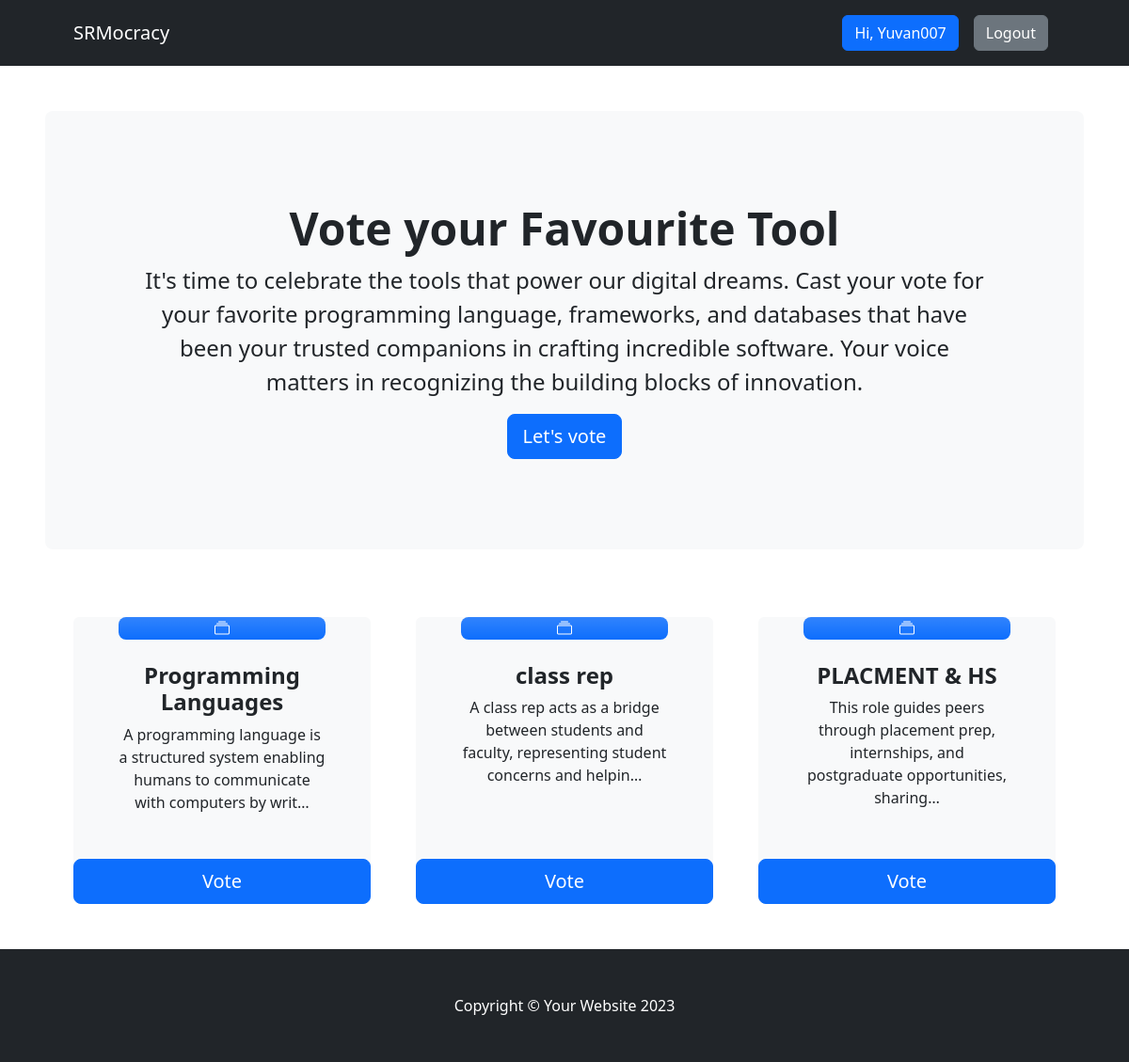
/ (signed in), run on the app's committed database.
### voteapp/models.py (models this page shows, shortened)
class Category(models.Model):
    title = models.CharField(max_length=200)
    slug = models.SlugField(blank=True, null=True)
    description = models.TextField(blank=True, null=True)
    total_vote = models.IntegerField(default=0)
    voters = models.ManyToManyField(User, blank=True)

### voteapp/views.py (the view)
# urls.py: path("", views.index, name="index"),
def index(request):
    categories = Category.objects.all()
    context = {"categories":categories}
    return render(request, "index.html", context)

### voteapp/templates/index.html
{% extends 'base.html' %}
{% block content %}
<header class="py-5">
    <div class="container-fluid px-lg-5">
        <div class="p-4 p-lg-5 bg-light rounded-3 text-center">
            <div class="m-4 m-lg-5">
                <h1 class="display-5 fw-bold">Vote your Favourite Tool</h1>
                <p class="fs-4">It's time to celebrate the tools that power our digital dreams. Cast your vote for your favorite programming language, frameworks, and databases
                    that have been your trusted companions in crafting incredible software.
                     Your voice matters in recognizing the building blocks of innovation.</p>
                <a class="btn btn-primary btn-lg" href="#votingSection">Let's vote</a>
            </div>
        </div>
    </div>
</header>
<section class="pt-4" id="votingSection">
    <div class="container px-lg-5">
        <div class="row gx-lg-5">
            {% for category in categories  %}
            <div class="col-lg-4 col-xxl-3 mb-5">
                <div class="card bg-light border-0 h-100">
                    <div class="card-body text-center p-4 p-lg-5 pt-0 pt-lg-0">
                        <div class="feature bg-primary bg-gradient text-white rounded-3 mb-4 mt-n4"><i class="bi bi-collection"></i></div>
                        <h2 class="fs-4 fw-bold">{{category.title}}</h2>
                        <p class="mb-0">{{category.description | truncatechars:100}}</p>
                    </div>
                    <a class="btn btn-primary btn-lg" href="{% url 'detail' category.slug  %}">Vote</a>
                </div>
            </div>
            {% endfor %}
        </div>
    </div>
</section>
{% endblock content %}

### voteapp/templates/base.html (shortened to what this page needs)
<!DOCTYPE html>
{% load static %}
<html lang="en">
<head>
    <link href="https://cdn.jsdelivr.net/npm/bootstrap-icons@1.4.1/font/bootstrap-icons.css" rel="stylesheet" />
    <link rel="stylesheet" href="{% static 'css/bootstrap.css' %}">
    <link rel="stylesheet" href="{% static 'css/style.css' %}">
</head>
<body>
     <nav class="navbar navbar-expand-lg navbar-dark bg-dark">
        <div class="container px-lg-5">
            <a class="navbar-brand" href="{% url 'index'  %}">SRMocracy</a>
            <div class="collapse navbar-collapse" id="navbarSupportedContent">
                <ul class="navbar-nav ms-auto mb-2 mb-lg-0">
                    {% if request.user.is_authenticated %}
                    <li class="nav-item"><a class="nav-link" href="#"><button class="btn btn-primary">Hi, {{request.user.username}}</button></a></li>
                    <li class="nav-item"><a class="nav-link" href="{% url 'logout' %}"><button class="btn btn-secondary">Logout</button></a></li>
                    {% else %}
                    <li class="nav-item"><a class="nav-link" href="{% url 'signin' %}"><button class="btn btn-primary">Login</button></a></li>
                    <li class="nav-item"><a class="nav-link" href="{% url 'signup' %}"><button class="btn btn-primary">SignUp</button></a></li>
                    {% endif %}
                </ul>
            </div>
        </div>
    </nav>
    {% block content %}
    {% endblock content %}
     <footer class="py-5 bg-dark">
        <div class="container"><p class="m-0 text-center text-white">Copyright &copy; Your Website 2023</p></div>
    </footer>
</body>
</html>

### voteapp/static/css/style.css (style rules this page uses)
* { box-sizing: border-box; }

### data on the page
Category: title "Programming Languages", description "A programming language is a structured system enabling humans to communicate with computers by writ…"
Category: title "class rep", description "A class rep acts as a bridge between students and faculty, representing student concerns and helpin…"
Category: title "PLACMENT & HS", description "This role guides peers through placement prep, internships, and postgraduate opportunities, sharing…"

### other printed values
{{ request.user.username }} "Yuvan007"
